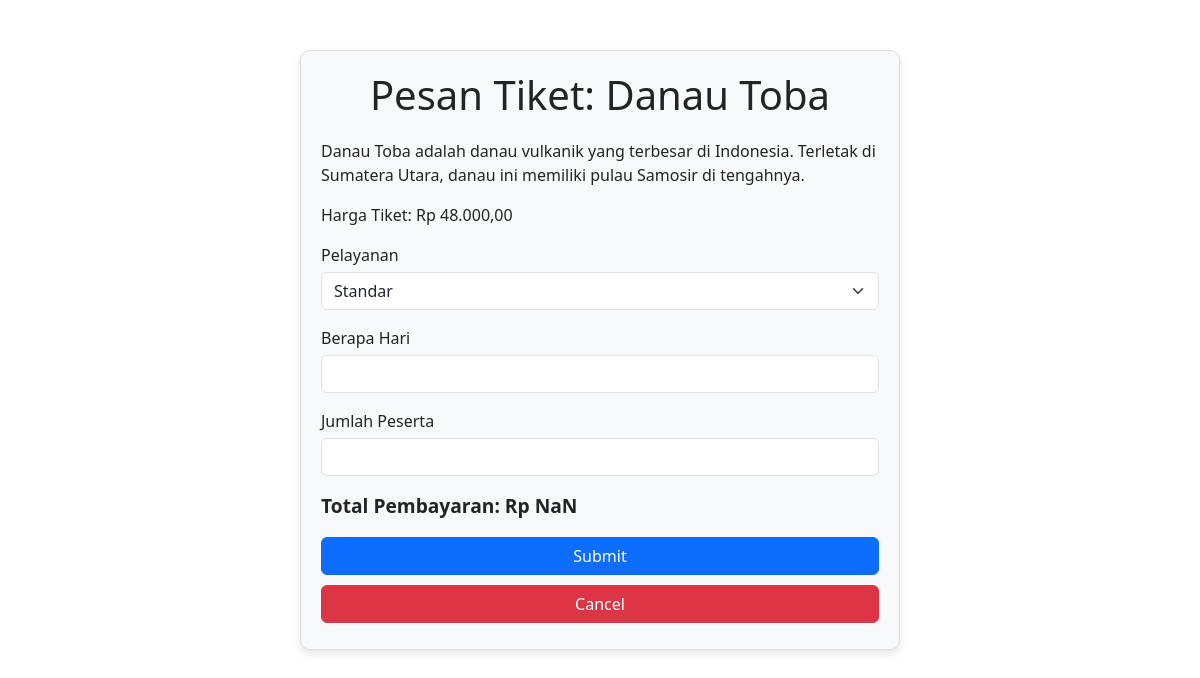
The app's page /model/user/transaksi.php?id_wisata=3 (signed in) with its own data.
### tables this page shows
CREATE TABLE `product` (
  `id_product` int(11) NOT NULL,
  `id_wisata` int(11) NOT NULL,
  `harga` int(11) NOT NULL
);

CREATE TABLE `tbl_wisata` (
  `nama` varchar(255) NOT NULL,
  `foto` varchar(255) NOT NULL,
  `id` int(11) NOT NULL,
  `deskripsi` text NOT NULL,
  `diskon` varchar(5) NOT NULL
);

### model/user/transaksi.php (the view, shortened to what this page needs)
<?php
include '../../controller/koneksi.php';
$id_wisata = $_GET['id_wisata'];
$sql = "SELECT tbl_wisata.nama, tbl_wisata.deskripsi, tbl_wisata.diskon, product.harga
        FROM tbl_wisata
        JOIN product ON tbl_wisata.id = product.id_wisata
        WHERE tbl_wisata.id = $id_wisata";
$result = $conn->query($sql);
$row = $result->fetch_assoc();
if ($row["diskon"] == 'true') {
    $discounted_price = $row["harga"] * 0.8;
} else {
    $discounted_price = $row["harga"];
}
?>
<!DOCTYPE html>
<html lang="en">
<head>
    <link href="https://cdn.jsdelivr.net/npm/bootstrap@5.3.3/dist/css/bootstrap.min.css" rel="stylesheet">
    <link rel="stylesheet" href="css/style.css">
</head>
<body>
    <div class="container">
        <div class="form-container">
            <h1>Pesan Tiket: <?php echo $row['nama']; ?></h1>
            <p><?php echo $row['deskripsi']; ?></p>
            <p>Harga Tiket: Rp <?php echo number_format($discounted_price, 2, ',', '.'); ?></p>
            <form action="../../controller/proses_transaksi.php" method="post" onsubmit="return validateForm()">
                <div class="mb-3">
                    <label for="pelayanan" class="form-label">Pelayanan</label>
                    <select class="form-select" id="pelayanan" name="pelayanan" onchange="hitungTotalPembayaran()">
                        <option value="Standar">Standar</option>
                    </select>
                </div>
                <div class="mb-3">
                    <label for="hari" class="form-label">Berapa Hari</label>
                    <input type="number" class="form-control" id="hari" name="hari" min="1" required oninput="hitungTotalPembayaran()">
                </div>
                <div class="mb-3">
                    <label for="peserta" class="form-label">Jumlah Peserta</label>
                    <input type="number" class="form-control" id="peserta" name="peserta" min="1" required oninput="hitungTotalPembayaran()">
                </div>
                <div class="mb-3">
                    <p id="totalPembayaran" class="total-pembayaran">Total Pembayaran: Rp. 0</p>
                </div>
                <button type="submit" class="btn btn-primary">Submit</button>
                <a href="product.php" class="btn btn-danger">Cancel</a>
            </form>
        </div>
    </div>
</body>
</html>

### model/user/css/style.css (style rules this page uses)
.form-container { width: 600px; height: 600px; border: 1px solid #ddd; box-shadow: 0 4px 8px rgba(0, 0, 0, 0.1); padding: 20px; background-color: #f8f9fa; margin: auto; margin-top: 50px; border-radius: 10px; }
.form-container h1 { text-align: center; margin-bottom: 20px; }
.form-container .form-label { margin-bottom: 5px; }
.form-container .btn-primary { width: 100%; }
.form-container .btn-danger { width: 100%; margin-top: 10px; }
.total-pembayaran { font-size: 1.2em; font-weight: bold; }

### records on screen
product: id_wisata.nama "Danau Toba", id_wisata.deskripsi "Danau Toba adalah danau vulkanik yang terbesar di Indonesia. Terletak di Sumatera Utara, danau ini memiliki pulau Samosir di tengahnya.", harga "48.000,00"
